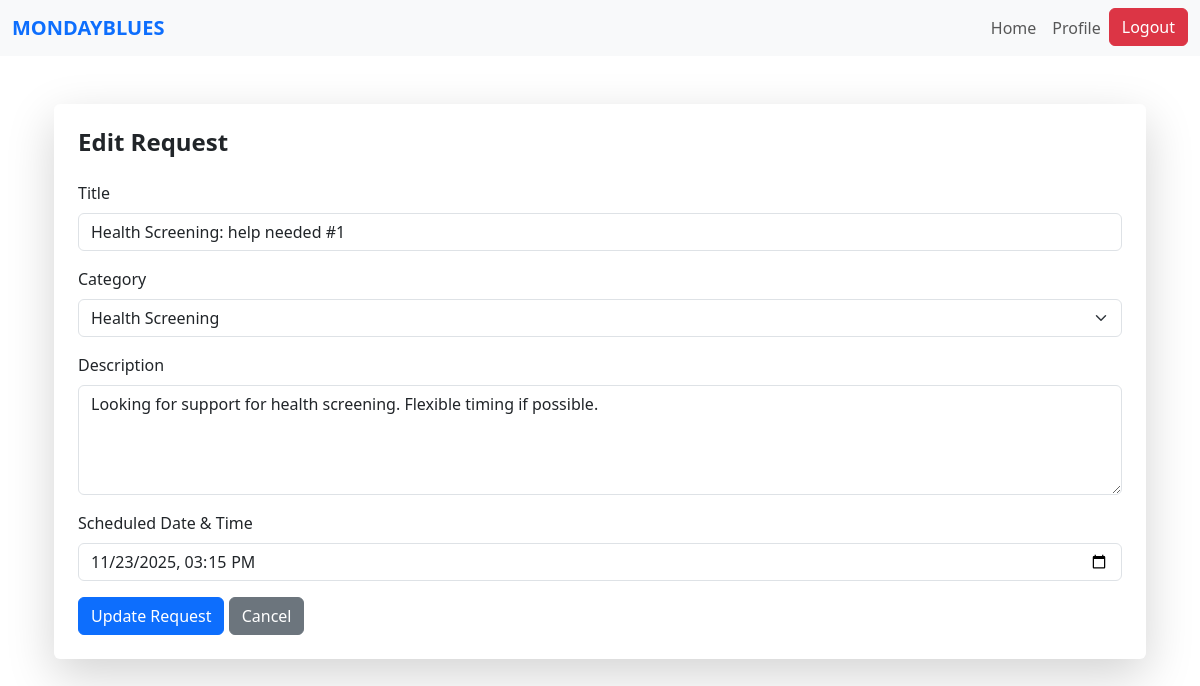
Screenshot of /request/3/edit (signed in) with the database file from the repository.
### website/models.py (models this page shows)
class Request(db.Model):
    id = db.Column(db.Integer, primary_key=True)
    title = db.Column(db.String(150), nullable=False)
    description = db.Column(db.Text, nullable=False)
    category_id = db.Column(db.Integer, db.ForeignKey('category.id'), nullable=False)
    category = db.relationship('Category', backref='requests')
    status = db.Column(db.String(20), default='Pending')  # Pending, Accepted, Completed
    scheduled_datetime = db.Column(db.DateTime, nullable=False)
    view_count = db.Column(db.Integer, default=0)
    date_created = db.Column(db.DateTime, default=datetime.utcnow)
    user_id = db.Column(db.Integer, db.ForeignKey('user.id'), nullable=False)
    volunteer_id = db.Column(db.Integer, db.ForeignKey('volunteer.id'), nullable=True)
    csr_id = db.Column(db.Integer, db.ForeignKey("csr.user_id"), nullable=True)
    user = db.relationship('User', backref=db.backref('requests', lazy=True, cascade='all, delete-orphan'), lazy=True)
    volunteer = db.relationship('Volunteer', backref=db.backref('assigned_requests', lazy=True), lazy=True)

class Category(db.Model):
    id = db.Column(db.Integer, primary_key=True)
    name = db.Column(db.String(100), unique=True, nullable=False)
    description = db.Column(db.String(250))
    date_created = db.Column(db.DateTime, default=datetime.utcnow)

### website/views.py (the view, shortened to what this page needs)
@views.route('/request/<int:id>/edit', methods=['GET', 'POST'])
@login_required
def edit_request(id):
    req = Request.query.get_or_404(id)
    categories = Category.query.all()
    if req.user_id != current_user.id:
        flash("You can only edit your own requests.", "danger")
        return redirect(url_for('home'))
    if req.status != 'Pending':
        flash("Only pending requests can be edited.", "warning")
        return redirect(url_for('views.home'))
    return render_template('edit_request.html', req=req, categories=categories)

### website/templates/edit_request.html (shortened to what this page needs)
{% extends "base.html" %}
{% block content %}
<div class="container mt-5">
    <div class="card shadow-lg border-0">
        <div class="card-body p-4">
            <h4 class="fw-bold mb-4">Edit Request</h4>
            <form method="POST">
                <div class="mb-3">
                    <label class="form-label">Title</label>
                    <input type="text" name="title" class="form-control" value="{{ req.title }}" required>
                </div>
                <div class="mb-3">
                    <label class="form-label">Category</label>
                    <select name="category_id" class="form-select" required>
                        {% for category in categories %}
                        <option value="{{ category.id }}" {% if category.id == req.category_id %}selected{% endif %}>
                            {{ category.name }}
                        </option>
                        {% endfor %}
                    </select>
                </div>
                <div class="mb-3">
                    <label class="form-label">Description</label>
                    <textarea name="description" class="form-control" rows="4" required>{{ req.description }}</textarea>
                </div>
                <div class="mb-3">
                    <label class="form-label">Scheduled Date & Time</label>
                    <input type="datetime-local" name="scheduled_datetime" class="form-control"
                           value="{{ req.scheduled_datetime.strftime('%Y-%m-%dT%H:%M') if req.scheduled_datetime else '' }}" required>
                </div>
                <button type="submit" class="btn btn-primary">Update Request</button>
                <a href="{{ url_for('views.home') }}" class="btn btn-secondary">Cancel</a>
            </form>
        </div>
    </div>
</div>
{% endblock %}

### rows the page displays
Request: title "Health Screening: help needed #1", category_id "Health Screening", description "Looking for support for health screening. Flexible timing if possible.", scheduled_datetime "11/23/2025 15:15"
